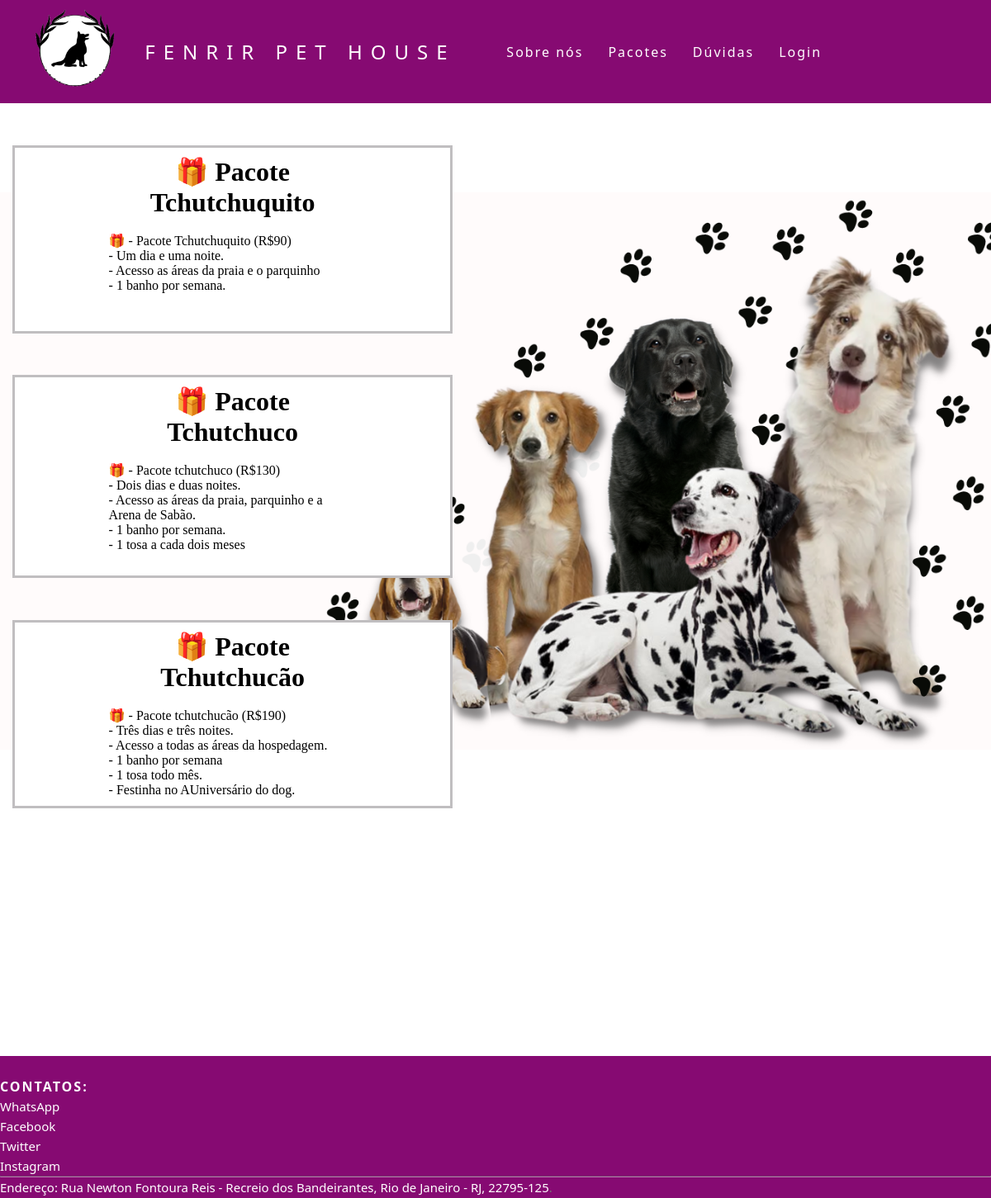
Screenshot of /pacotes.php with the database file from the repository.
### tables this page shows
CREATE TABLE `pacotes` (
  `idpacote` int(255) NOT NULL,
  `nome` varchar(255) NOT NULL,
  `valor` varchar(255) NOT NULL,
  `tempo` varchar(255) NOT NULL,
  `areas` varchar(255) NOT NULL,
  `banho` varchar(255) DEFAULT NULL,
  `tosa` varchar(255) DEFAULT NULL,
  `festa` varchar(255) DEFAULT NULL
);

### src/pacotes.php (the view, shortened to what this page needs)
<!DOCTYPE html>
<?php include "conectauser.inc"; ?>
<html lang="pt-br">
  <head>
    <link rel="stylesheet" href="style.css" />
  </head>
  <body>
      <header class="nav">
      <nav>
        <a href="index.php"><img style="margin-left:25px; margin-top:10px; margin-bottom:10px; " src="logo.png" alt="Image" height="100"></a>
        <a class="logo" href="index.php">Fenrir Pet House</a>
        <ul class="nav-list">
          <li><a href="sobre.html">Sobre nós</a></li>
          <li><a href="pacotes.php">Pacotes</a></li>
          <li><a href="duvidas.html">Dúvidas</a></li>
          <li><a href="loginfenrir.html">Login</a></li>
        </ul>
      </nav>
    </header>
    <body background="capa dogs.png" class="background">
    </body>
    <?php
    $sql = "SELECT * FROM pacotes ;";
    $res = mysqli_query($mysqli,$sql);
    $linhas = mysqli_num_rows($res);
      for($idpacote = 1;$idpacote <= $linhas;$idpacote ++){
      ?>
    <ul class="nav-list">
        <div class="fenrir-hospedagens">
            <form action="cadastrocachorro.php" method="POST" class="form-container">
                <h1>
                <?php
                $sql = "SELECT nome FROM pacotes WHERE idpacote = '$idpacote';";
                $res = mysqli_query($mysqli,$sql);
                $row = mysqli_fetch_assoc($res);
                echo "🎁 ".$row['nome'];
                ?>
                </h1>
                <p style="text-align:left;"><br><?php
                $sql = "SELECT valor FROM pacotes WHERE idpacote = '$idpacote';";
                $res = mysqli_query($mysqli,$sql);
                $row = mysqli_fetch_assoc($res);
                echo "🎁 ".$row['valor'];
                ?><br>
                <?php
                $sql = "SELECT tempo FROM pacotes WHERE idpacote = '$idpacote';";
                $res = mysqli_query($mysqli,$sql);
                $row = mysqli_fetch_assoc($res);
                echo $row['tempo'];
                ?><br>
                <?php
                $sql = "SELECT areas FROM pacotes WHERE idpacote = '$idpacote';";
                $res = mysqli_query($mysqli,$sql);
                $row = mysqli_fetch_assoc($res);
                echo $row['areas'];
                ?><br>
                <?php
                $sql = "SELECT banho FROM pacotes WHERE idpacote = '$idpacote';";
                $res = mysqli_query($mysqli,$sql);
                $row = mysqli_fetch_assoc($res);
                echo $row['banho'];
                ?><br>
                <?php
                $sql = "SELECT tosa FROM pacotes WHERE idpacote = '$idpacote';";
                $res = mysqli_query($mysqli,$sql);
                $row = mysqli_fetch_assoc($res);
                echo $row['tosa'];
                ?><br>
                <?php
                $sql = "SELECT festa FROM pacotes WHERE idpacote = '$idpacote';";
                $res = mysqli_query($mysqli,$sql);
                $row = mysqli_fetch_assoc($res);
                  echo $row['festa'];
                echo "<br>";
                echo"</p>";
            echo"</form>";
        echo"</div>";
    echo"</ul>";
              }
    ?>
   <footer class="site-footer" style="margin-top: 25%;">
        <div class="col-xs-6 col-md-3">
          <h6>Contatos:</h6>
          <ul class="footer-links">
            <li><a href="https://web.whatsapp.com/">WhatsApp</a></li>
            <li><a href="https://www.facebook.com/">Facebook</a></li>
            <li><a href="https://twitter.com/">Twitter</a></li>
            <li><a href="https://www.instagram.com/">Instagram</a></li>
          </ul>
        </div>
      <hr>
    <div class="container">
      <div class="row">
        <div class="col-md-8 col-sm-6 col-xs-12">
          <p class="copyright-text">
       <a href="https://www.google.com/maps/dir//Rua+Newton+Fontoura+Reis+-+Recreio+dos+Bandeirantes+-+R.+Newton+Fontoura+Reis+-+Recreio+dos+Bandeirantes,+Rio+de+Janeiro+-+RJ,+22795-125/@-22.9209579,-43.4968904,11z/data=!4m8!4m7!1m0!1m5!1m1!1s0x9bc3aed259b4ad:0x6383c2f561261060!2m2!1d-43.4660456!2d-23.026394">Endereço: Rua Newton Fontoura Reis - Recreio dos Bandeirantes, Rio de Janeiro - RJ, 22795-125</a>.
          </p>
    </div>
</footer>
  </body>
</html>

### src/style.css (style rules this page uses)
body { width:100%; }
* { margin: 0; padding: 0; }
a { color: #fff; text-decoration: none; transition: 0.3s; }
.logo { font-size: 24px; text-transform: uppercase; letter-spacing: 10px; }
.background { background-size: 100%; margin-bottom: none; background-position-x: 0%; background-position-y: 30%; background-repeat: no-repeat; margin: 0 auto; }
nav { display: flex; justify-content: space-around; align-items: center; font-family: system-ui, -apple-system, Helvetica, Arial, sans-serif; background: #860a72; width: 100%; margin-top: 0; position: relative; }
.nav-list { list-style: none; display: flex; padding-right: 5cm; }
.nav-list li { letter-spacing: 2px; margin-left: 30px; }
.fenrir-hospedagens { text-align: center; background-color: rgb(255, 255, 255); position: relative; right: 5px; border: 3px solid rgb(192, 190, 192); z-index: 9; margin-top: 5%; margin-right: 1%; margin-left: 2%; }
.form-container { max-width: 300px; padding: 10px; background-color: white; padding-left: 3cm; padding-right: 3cm; }
.site-footer { background-color:#860a72; padding:20px 0 1px; font-family: system-ui, -apple-system, Helvetica, Arial, sans-serif; font-size:15px; line-height:24px; color:#737373; margin-top: 35%; position: relative; }
.site-footer hr { border-top-color:#bbb; opacity:0.5 }
.site-footer h6 { color:#fff; font-size:16px; text-transform:uppercase; margin-top:5px; letter-spacing:2px }
.site-footer a { color:#ffffff; font-family: system-ui, -apple-system, Helvetica, Arial, sans-serif; }
.footer-links { padding-left:0; list-style:none }
.footer-links li { display:block }
.footer-links a { color:#ffffff }
.copyright-text { margin:0 }

### rows the page displays
pacotes: nome "Pacote Tchutchuquito", valor "- Pacote Tchutchuquito (R$90)", tempo "- Um dia e uma noite.", areas "- Acesso as áreas da praia e o parquinho", banho "- 1 banho por semana."
pacotes: nome "Pacote Tchutchuco", valor "- Pacote tchutchuco (R$130)", tempo "- Dois dias e duas noites.", areas "- Acesso as áreas da praia, parquinho e a Arena de Sabão.", banho "- 1 banho por semana.", tosa "- 1 tosa a cada dois meses"
pacotes: nome "Pacote Tchutchucão", valor "- Pacote tchutchucão (R$190)", tempo "- Três dias e três noites.", areas "- Acesso a todas as áreas da hospedagem.", banho "- 1 banho por semana", tosa "- 1 tosa todo mês.", festa "- Festinha no AUniversário do dog."
